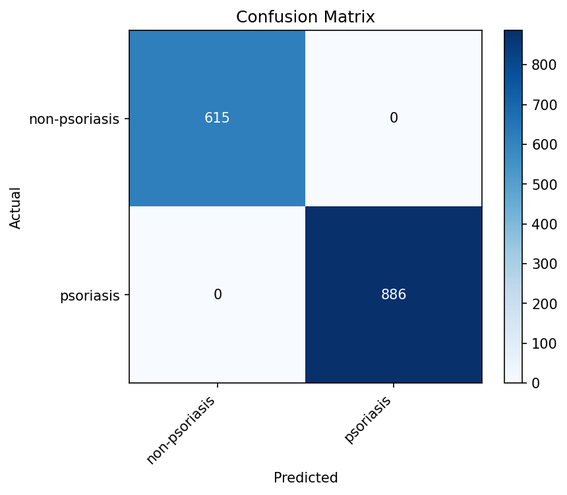
#> input picture outputs/v1_resnet18_baseline/confusion_matrix.png, 567 x 495 px, shrunk from 860 x 751 before the run
$ python plot_confusion_matrices.py
#> lines starting #> are read from the running program, lines starting #| are printed output that depends on the picture
"""
Figures 7.1 and 7.2 — Confusion matrix collages.

Fig 7.1: Internal test set  — collages the four existing confusion_matrix.png files
Fig 7.2: External validation — generates matrices from external_results.csv

Saves:
    outputs/figures/fig_confusion_internal.png
    outputs/figures/fig_confusion_external.png
"""

from pathlib import Path

import matplotlib
matplotlib.use("Agg")
import matplotlib.pyplot as plt
import matplotlib.image as mpimg
import numpy as np
import pandas as pd
from sklearn.metrics import confusion_matrix, ConfusionMatrixDisplay

ROOT = Path(__file__).resolve().parents[1]
OUT  = ROOT / "outputs/figures"
OUT.mkdir(parents=True, exist_ok=True)

VERSIONS = [
    ("V1", "ResNet18 Baseline",   ROOT / "outputs/v1_resnet18_baseline/confusion_matrix.png"),
    ("V2", "ResNet50 Transfer",   ROOT / "outputs/v2_resnet50/confusion_matrix.png"),
    ("V3", "ResNet50 Balanced",   ROOT / "outputs/v3_resnet50_balanced/confusion_matrix.png"),
    ("V4", "ResNet50 Real-World", ROOT / "outputs/v4_external_finetuned/confusion_matrix.png"),
]

CLASS_NAMES = ["non-psoriasis", "psoriasis"]


# ── Figure 7.1 — internal ──────────────────────────────────────────────────

fig, axes = plt.subplots(2, 2, figsize=(10, 8))
axes = axes.flatten()

for ax, (ver, name, png) in zip(axes, VERSIONS):
    if png.exists():
        img = mpimg.imread(str(png))
#> img is the input picture: shape (495, 567, 4) float32; mean R, G, B, A 0.767, 0.826, 0.885, 1
        ax.imshow(img)
        ax.set_title(f"{ver} — {name}", fontsize=11, fontweight="bold")
        ax.axis("off")
    else:
        ax.text(0.5, 0.5, f"Missing:\n{png.name}", ha="center", va="center",
                transform=ax.transAxes, color="grey")
        ax.set_title(f"{ver} — {name}", fontsize=11, fontweight="bold")
        ax.axis("off")

fig.suptitle("Confusion Matrices — Internal Test Set (n = 1,501 per model)",
             fontsize=13, fontweight="bold", y=1.01)
fig.tight_layout()
out7_1 = OUT / "fig_confusion_internal.png"
fig.savefig(out7_1, dpi=150, bbox_inches="tight")
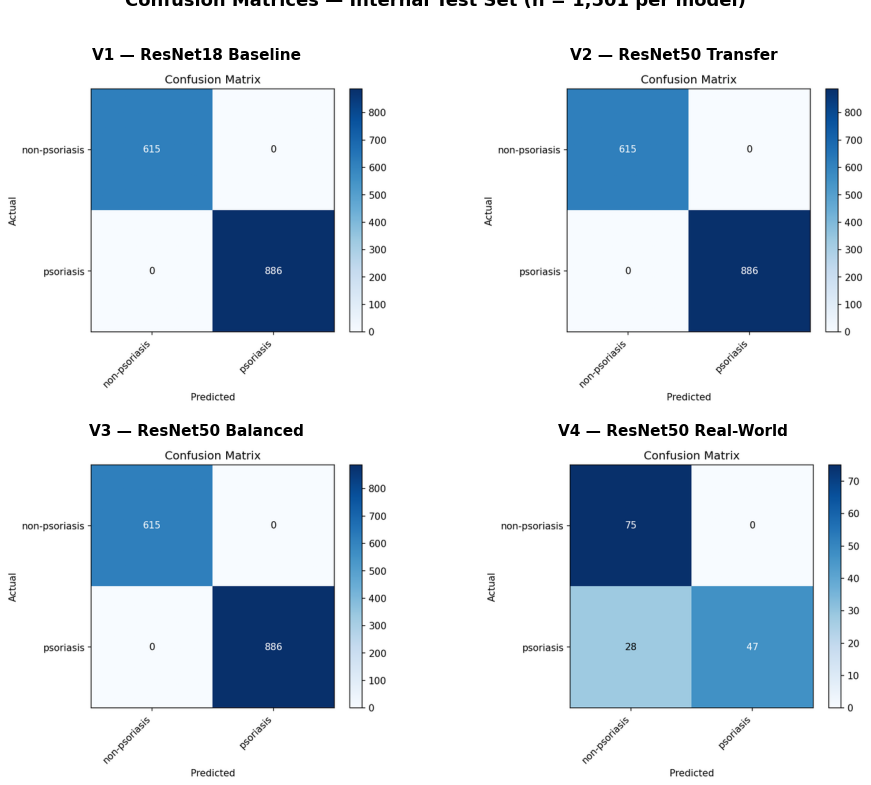
#> figure drawn by matplotlib, 4 panels
print(f"Saved: {out7_1}")


# ── Figure 7.2 — external ──────────────────────────────────────────────────

ext_csv = ROOT / "outputs/external_validation/external_results.csv"
if not ext_csv.exists():
    print(f"External results not found: {ext_csv}")
else:
    df = pd.read_csv(ext_csv)
    df["true_idx"] = (df["true_label"] == "psoriasis").astype(int)
    df["pred_idx"] = (df["predicted_label"] == "psoriasis").astype(int)

    fig2, axes2 = plt.subplots(2, 2, figsize=(10, 8))
    axes2 = axes2.flatten()

    for ax, (ver, name, _) in zip(axes2, VERSIONS):
        sub = df[df["model_version"] == ver.lower()]
        if sub.empty:
            ax.text(0.5, 0.5, f"No data for {ver}", ha="center", va="center",
                    transform=ax.transAxes, color="grey")
            ax.set_title(f"{ver} — {name}", fontsize=11, fontweight="bold")
            ax.axis("off")
            continue

        cm = confusion_matrix(sub["true_idx"], sub["pred_idx"], labels=[0, 1])
        disp = ConfusionMatrixDisplay(confusion_matrix=cm, display_labels=CLASS_NAMES)
        disp.plot(ax=ax, colorbar=False, cmap="Blues")
        ax.set_title(f"{ver} — {name}\n(n={len(sub)})", fontsize=10, fontweight="bold")
        ax.set_xlabel("Predicted", fontsize=9)
        ax.set_ylabel("True", fontsize=9)
        ax.tick_params(axis="x", labelsize=8, rotation=15)
        ax.tick_params(axis="y", labelsize=8)

        acc = (sub["true_idx"] == sub["pred_idx"]).mean()
        ax.text(0.98, 0.02, f"Acc: {acc:.1%}", transform=ax.transAxes,
                ha="right", va="bottom", fontsize=9,
                bbox=dict(boxstyle="round,pad=0.2", facecolor="white", alpha=0.8))

    fig2.suptitle("Confusion Matrices — External Validation Set (762 images)",
                  fontsize=13, fontweight="bold", y=1.01)
    fig2.tight_layout()
    out7_2 = OUT / "fig_confusion_external.png"
    fig2.savefig(out7_2, dpi=150, bbox_inches="tight")
    print(f"Saved: {out7_2}")
